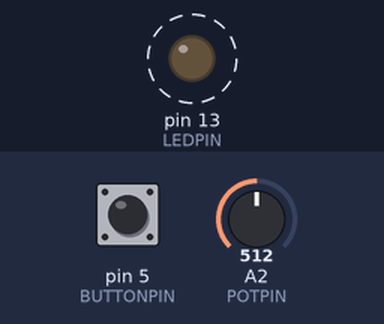
A sketch run on a simulated Arduino Uno, built with avr-gcc and run on an emulated ATmega328P. On the bench: output pins drawn as LEDs (lit = HIGH). Dashed ring = blinking. The test bench sets the inputs (shaded band); at power-on: A2 (POTPIN) = 512, pin 5 (BUTTONPIN) HIGH.

Above: at 0.89 s.
1.4 s: A2 (POTPIN) set to 0
3.1 s: A2 (POTPIN) set to 3
At 4.0 s:
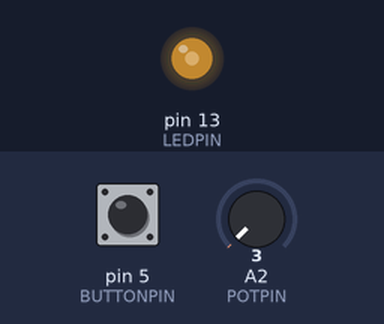
4.7 s: pin 5 (BUTTONPIN) pulled LOW for 0.65 s
At 5.7 s:
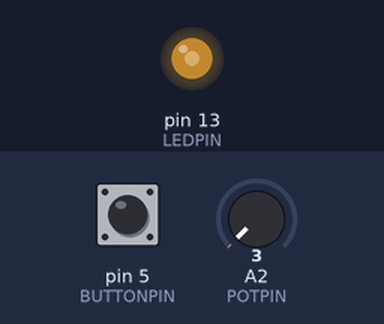
7.8 s: A2 (POTPIN) set to 122
At 8.3 s:
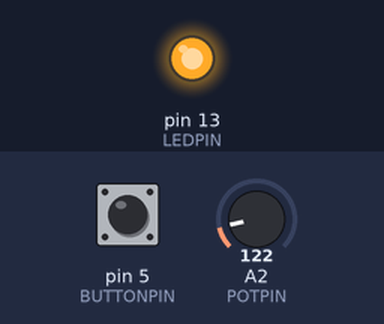
Timing chart, 0 to 11.9 s (numbered marks = the images above; inputs shaded):
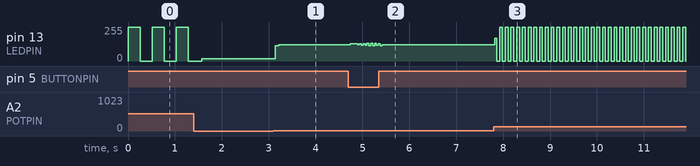

Measured:
- after the input at 3.1 s, pin 13 (LEDPIN): 16/255 → 115/255 at once, → 121/255 0.08 s later
- after the input at 7.8 s, pin 13 (LEDPIN): 122/255 → 172/255 at once, then repeats every 0.12 s: 0/255 0.06 s, 255/255 0.06 s

The sketch:

Test_Button.ino
```cpp
int BUTTONPIN = 5;
int LEDPIN = 13;
int POTPIN = A2;

//potentiometer controls the rate of the blinking on-board LED light
//if button is pressed, the rate of the blinking LED light doubles

void setup() {
  pinMode(BUTTONPIN, INPUT);
  pinMode(LEDPIN, OUTPUT);
  pinMode(POTPIN, INPUT);
}

void loop() {
  int buttonVal = digitalRead(BUTTONPIN);

  /**
  if(buttonVal == HIGH)
    //digitalWrite(LEDPIN, HIGH);
    digitalWrite(LEDPIN, LOW);
  else
    //digitalWrite(LEDPIN, LOW);
    digitalWrite(LEDPIN, HIGH);
  **/

  int potVal = analogRead(POTPIN);
  int blinkTime = potVal;

  if(buttonVal == LOW)
  {
    digitalWrite(LEDPIN, HIGH);
    delay(blinkTime);
    digitalWrite(LEDPIN, LOW);
    delay(blinkTime);
  }
  else
  {
    digitalWrite(LEDPIN, HIGH);
    delay(blinkTime / 2);
    digitalWrite(LEDPIN, LOW);
    delay(blinkTime / 2);
  }
}
```
